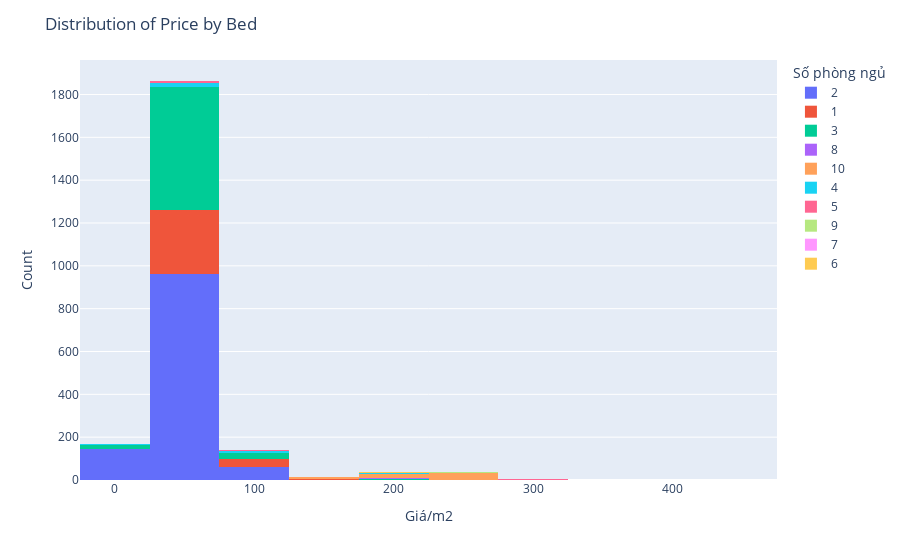

The code cell stored with this chart in its notebook:
### Markdown cell above
Phụ thuộc của giá vào số phòng ngủ

### Code cell
fig = px.histogram(df, x="Giá/m²", color="Số phòng ngủ", nbins=20)
fig.update_layout(title="Distribution of Price by Bed", xaxis_title="Giá/m2", yaxis_title="Count")
fig.show()

### Figure 1 — Plotly figure (JSON) as saved in the notebook; plotly's stock layout.template omitted (floating-point values rounded to 4 significant figures; data arrays with more than 128 entries replaced by an {"elided": "..."} marker saying what was removed)
{"data": [{"alignmentgroup": "True", "bingroup": "x", "hovertemplate": "Số phòng ngủ=2<br>Giá/m²=%{x}<br>count=%{y}<extra></extra>", "legendgroup": "2", "marker": {"color": "#636efa", "pattern": {"shape": ""}}, "name": "2", "nbinsx": 20, "offsetgroup": "2", "orientation": "v", "showlegend": true, "type": "histogram", "x": {"elided": "1169 float values"}, "xaxis": "x", "yaxis": "y"}, {"alignmentgroup": "True", "bingroup": "x", "hovertemplate": "Số phòng ngủ=1<br>Giá/m²=%{x}<br>count=%{y}<extra></extra>", "legendgroup": "1", "marker": {"color": "#EF553B", "pattern": {"shape": ""}}, "name": "1", "nbinsx": 20, "offsetgroup": "1", "orientation": "v", "showlegend": true, "type": "histogram", "x": {"elided": "341 float values"}, "xaxis": "x", "yaxis": "y"}, {"alignmentgroup": "True", "bingroup": "x", "hovertemplate": "Số phòng ngủ=3<br>Giá/m²=%{x}<br>count=%{y}<extra></extra>", "legendgroup": "3", "marker": {"color": "#00cc96", "pattern": {"shape": ""}}, "name": "3", "nbinsx": 20, "offsetgroup": "3", "orientation": "v", "showlegend": true, "type": "histogram", "x": {"elided": "621 float values"}, "xaxis": "x", "yaxis": "y"}, {"alignmentgroup": "True", "bingroup": "x", "hovertemplate": "Số phòng ngủ=8<br>Giá/m²=%{x}<br>count=%{y}<extra></extra>", "legendgroup": "8", "marker": {"color": "#ab63fa", "pattern": {"shape": ""}}, "name": "8", "nbinsx": 20, "offsetgroup": "8", "orientation": "v", "showlegend": true, "type": "histogram", "x": [215, 208.8, 218, 220, 131.2, 187.2], "xaxis": "x", "yaxis": "y"}, {"alignmentgroup": "True", "bingroup": "x", "hovertemplate": "Số phòng ngủ=10<br>Giá/m²=%{x}<br>count=%{y}<extra></extra>", "legendgroup": "10", "marker": {"color": "#FFA15A", "pattern": {"shape": ""}}, "name": "10", "nbinsx": 20, "offsetgroup": "10", "orientation": "v", "showlegend": true, "type": "histogram", "x": [238.5, 209.5, 160, 228.8, 241.2, 243.9, 226.0, 252.7, 215.6, 266.7, 245.8, 194.3, 256.5, 237.8, 256.7, 205.6, 230, 238.0, 186.7, 216.4, 222.6, 165.5, 311.1, 226.2, 192.3, 226.0, 185, 210, 234.8, 222.4, 266.7, 227.6, 188.2, 140.6, 213.2, 234.5, 134.3, 227.3, 317.5, 257.9, 267.4, 220, 226.3, 230.8, 185.7, 163.3, 240.9, 254.3, 230, 245.8, 179.8, 263.2, 50, 234.6, 255.6, 200, 217.3, 171.4, 138.9, 193.6, 169.6, 464.9, 247.7, 220, 254.6, 197.5, 192.7], "xaxis": "x", "yaxis": "y"}, {"alignmentgroup": "True", "bingroup": "x", "hovertemplate": "Số phòng ngủ=4<br>Giá/m²=%{x}<br>count=%{y}<extra></extra>", "legendgroup": "4", "marker": {"color": "#19d3f3", "pattern": {"shape": ""}}, "name": "4", "nbinsx": 20, "offsetgroup": "4", "orientation": "v", "showlegend": true, "type": "histogram", "x": [56, 72, 238.5, 110, 34.42, 33.41, 40.88, 54.5, 0.0352, 45, 72, 91.67, 31.89, 80.65, 180.8, 51.49, 80.65, 56.15, 50, 40.98, 0.09663, 1.78, 35.92, 74.47, 116.7, 96.35, 74, 30.83, 45.28, 37.82, 75, 0.03268, 52.52, 40.62, 97.74, 250, 122.5, 111.2], "xaxis": "x", "yaxis": "y"}, {"alignmentgroup": "True", "bingroup": "x", "hovertemplate": "Số phòng ngủ=5<br>Giá/m²=%{x}<br>count=%{y}<extra></extra>", "legendgroup": "5", "marker": {"color": "#FF6692", "pattern": {"shape": ""}}, "name": "5", "nbinsx": 20, "offsetgroup": "5", "orientation": "v", "showlegend": true, "type": "histogram", "x": [32.92, 75.27, 110.2, 34.5, 41.44, 32.5, 34.17, 0.05, 294.6, 65.31, 193.3, 118.2, 56], "xaxis": "x", "yaxis": "y"}, {"alignmentgroup": "True", "bingroup": "x", "hovertemplate": "Số phòng ngủ=9<br>Giá/m²=%{x}<br>count=%{y}<extra></extra>", "legendgroup": "9", "marker": {"color": "#B6E880", "pattern": {"shape": ""}}, "name": "9", "nbinsx": 20, "offsetgroup": "9", "orientation": "v", "showlegend": true, "type": "histogram", "x": [185.4, 171.5, 193.2, 241.8, 145.2, 188.9], "xaxis": "x", "yaxis": "y"}, {"alignmentgroup": "True", "bingroup": "x", "hovertemplate": "Số phòng ngủ=7<br>Giá/m²=%{x}<br>count=%{y}<extra></extra>", "legendgroup": "7", "marker": {"color": "#FF97FF", "pattern": {"shape": ""}}, "name": "7", "nbinsx": 20, "offsetgroup": "7", "orientation": "v", "showlegend": true, "type": "histogram", "x": [171.7], "xaxis": "x", "yaxis": "y"}, {"alignmentgroup": "True", "bingroup": "x", "hovertemplate": "Số phòng ngủ=6<br>Giá/m²=%{x}<br>count=%{y}<extra></extra>", "legendgroup": "6", "marker": {"color": "#FECB52", "pattern": {"shape": ""}}, "name": "6", "nbinsx": 20, "offsetgroup": "6", "orientation": "v", "showlegend": true, "type": "histogram", "x": [212.5], "xaxis": "x", "yaxis": "y"}], "layout": {"barmode": "relative", "legend": {"title": {"text": "Số phòng ngủ"}, "tracegroupgap": 0}, "margin": {"t": 60}, "title": {"text": "Distribution of Price by Bed"}, "xaxis": {"anchor": "y", "domain": [0, 1], "title": {"text": "Giá/m2"}}, "yaxis": {"anchor": "x", "domain": [0, 1], "title": {"text": "Count"}}}}
